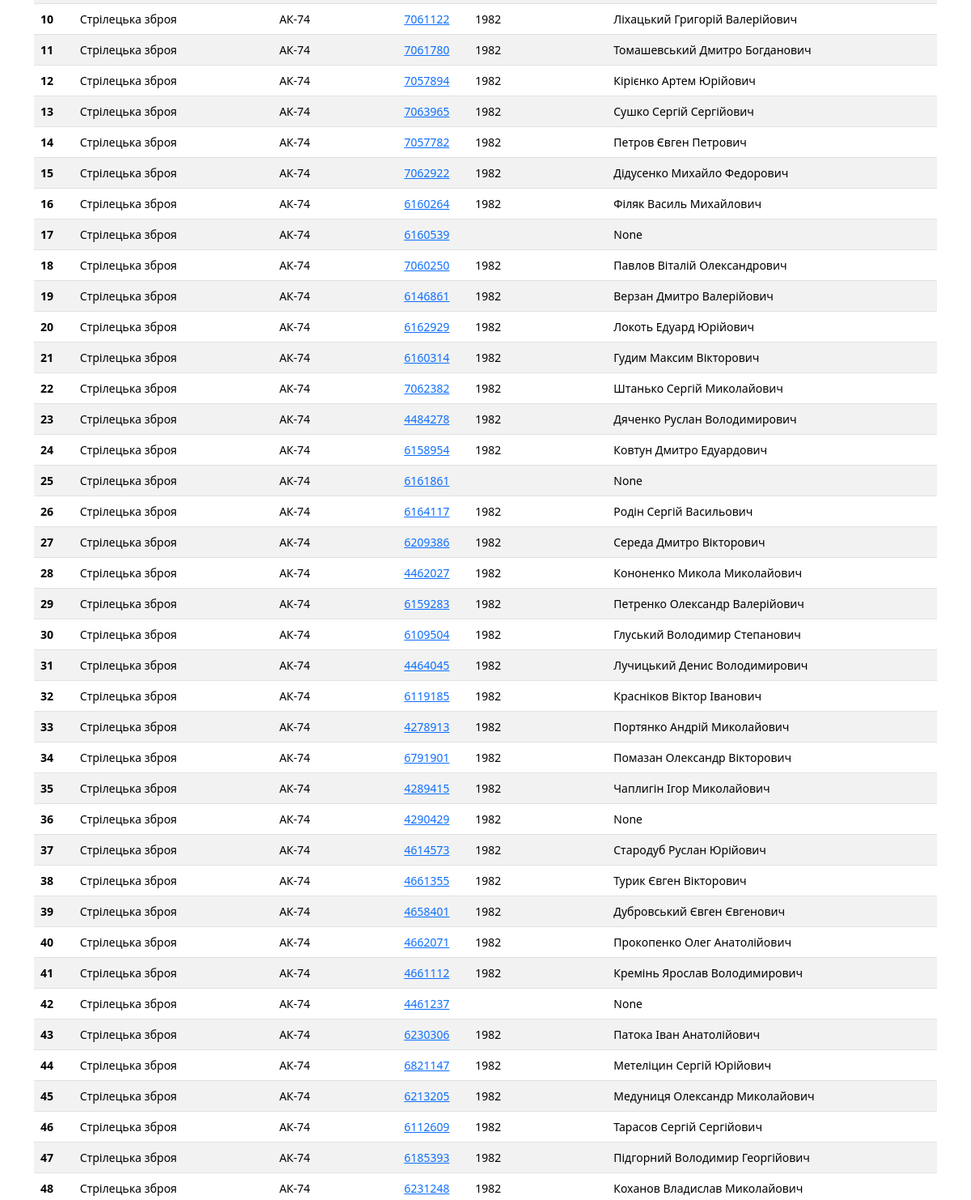
Before: /index/weapons/ (middle part) with the older database file.
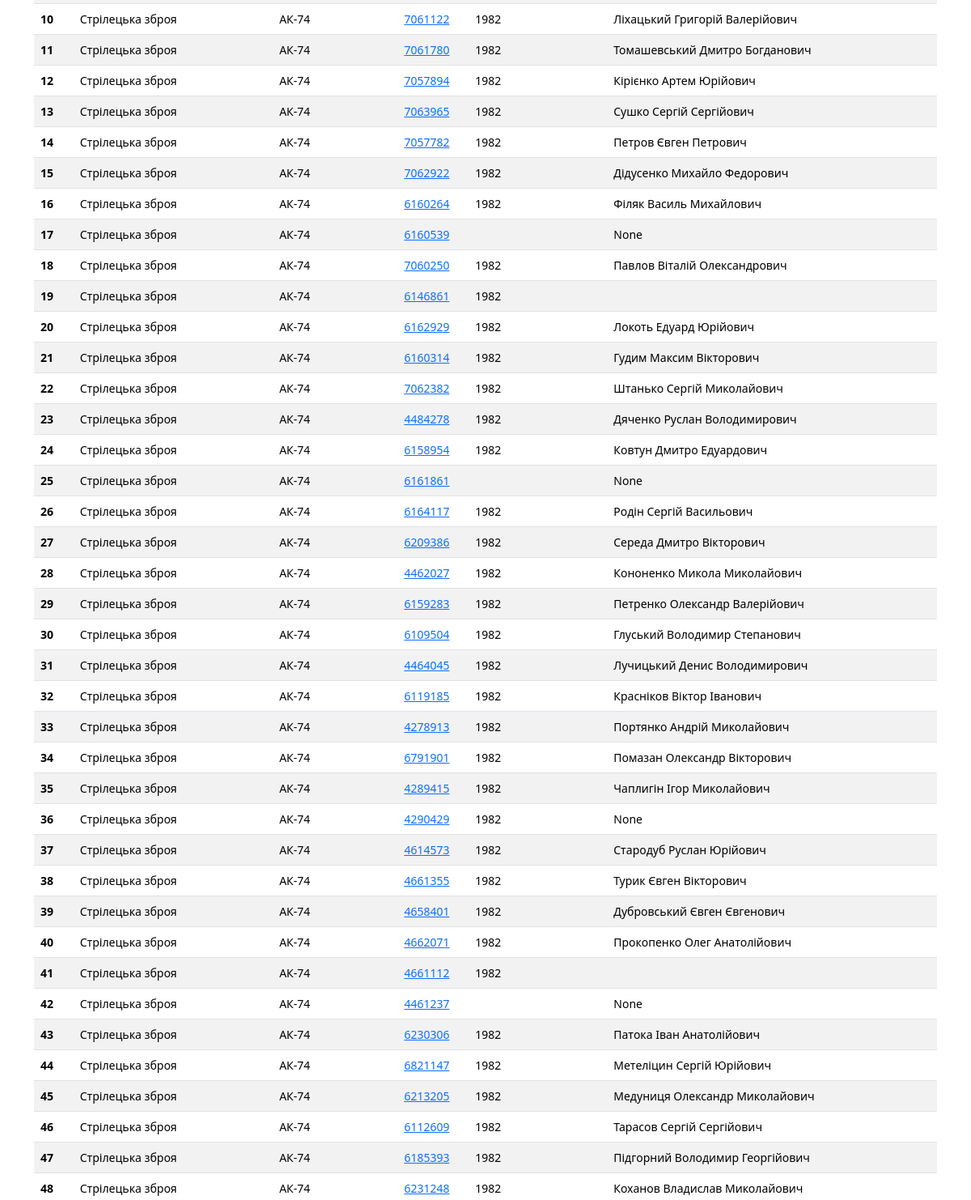
After: the same page with the newer database file.
### evening/models.py (models this page shows, shortened)
class Weapons(models.Model):
    weapon_name = models.CharField(
        max_length=50, verbose_name='Наіменування зброї')
    weapon_number = models.CharField(
        max_length=50, unique=True, verbose_name='Номер зброї')
    weapon_type = models.ForeignKey(
        'WeaponsTypes', on_delete=models.PROTECT, verbose_name='Тип зброї', default=1)
    weapon_registration = models.BooleanField(default=True)
    year_manufacture = models.DateField(
        blank=True, null=True, default='2000-01-01', verbose_name='Рік виготовлення')
    soldier_ref = models.ForeignKey(
        'Soldiers', on_delete=models.SET_NULL, blank=True, null=True, verbose_name='Закріплено')
    def get_absolute_url(self):
        return reverse("weapons_detaile", args=[str(self.pk)])
    class Meta:
        verbose_name = 'Зброя підрозділу'
        verbose_name_plural = 'Зброя підрозділу'
        ordering = ['weapon_type', 'weapon_name']

class Soldiers(models.Model):
    slug = models.SlugField(max_length=50, unique=True,
                            verbose_name='Код посади')
    surname = models.CharField(
        max_length=50, blank=True, null=True, verbose_name='Фамілія')
    name = models.CharField(max_length=50, blank=True,
                            null=True, verbose_name='Імʼя')
    fathers_name = models.CharField(
        max_length=50, blank=True, null=True, verbose_name='По батькові')
    callsign = models.CharField(
        max_length=50, blank=True, null=True, verbose_name='Позивний')
    position_name = models.CharField(
        max_length=50, verbose_name='Посада')
    mil_prof = models.CharField(max_length=50, verbose_name='ВОС')
    position_rank = models.CharField(
        max_length=50, verbose_name='Звання посади')
    rank = models.ForeignKey(
        'Ranks', on_delete=models.PROTECT, blank=True, null=True, verbose_name='Звання')
    phone = models.CharField(max_length=13, blank=True,
                             null=True, verbose_name='Телефон')
    birth_date = models.DateField(
        blank=True, null=True, default='2000-01-01', verbose_name='Дата народження')
    tax_number = models.CharField(
        max_length=15, unique=True, blank=True, null=True, verbose_name='ІПН')
    blood_type = models.CharField(
        max_length=15, blank=True, null=True, verbose_name='Группа крові')
    addres = models.CharField(
        max_length=255, blank=True, null=True, verbose_name='Адреса')
    complect_center = models.CharField(
        max_length=255, blank=True, null=True, verbose_name='Центр комплектаціі')
    mob_date = models.DateField(
        blank=True, null=True, default='2000-01-01', verbose_name='Дата мобілізаціі')
    children = models.CharField(
        max_length=50, blank=True, null=True, verbose_name='Діти')
    hight_s = models.CharField(
        max_length=50, blank=True, null=True, verbose_name='Зріст')
    size = models.CharField(max_length=50, blank=True,
                            null=True, verbose_name='Розмір')
    boots_s = models.CharField(
        max_length=50, blank=True, null=True, verbose_name='Взуття')
    head_s = models.CharField(max_length=50, blank=True, null=True,
                              verbose_name='Головний убор')
    photo = models.ImageField(blank=True, null=True, verbose_name='Фото')
    passport = models.CharField(
        max_length=50, blank=True, null=True, verbose_name='Паспорт')
    def __str__(self):
        return f'{self.surname}  {self.name}  {self.fathers_name}'
    class Meta:
        verbose_name = 'Військовослужбовець'
        verbose_name_plural = 'Військовослужбовці'
        ordering = ['slug']

class WeaponsTypes(models.Model):
    w_type = models.CharField(max_length=50)

### evening/views.py (the view)
# urls.py: path('weapons/', WeaponsList.as_view(), name='weapons'),
class WeaponsList(ListView):
    model = Weapons
    template_name = 'evening/weapons_list.html'

### evening/templates/evening/weapons_list.html (shortened to what this page needs)
{% extends "evening/base_generic.html" %}
{% block content %}
<head>
</head>
<div class="container">
    <table class="table table-striped">
       <tbody>
        {% for w in weapons_list %}
          <tr>
            <th scope="row">{{forloop.counter}}</th>
            <td>{{w.weapon_type.w_type}}</td>
            <td>{{w.weapon_name}}</td>
            <td><a href="{{ w.get_absolute_url }}">{{w.weapon_number}}</td>
            <td>{{w.year_manufacture|date:"Y"}}</td>
            <td>{{w.soldier_ref}}</td>
            <td>{{w.register}}</td>
          </tr>
        {% endfor %}
       </tbody>
    </table>
  </div>
{% endblock %}

Changed rows visible on the page:
changed through a linked row, Weapons (number 11 of 40 on the later page): soldier_ref "Верзан Дмитро Валерійович" → (not shown)
changed through a linked row, Weapons (number 33 of 40 on the later page): soldier_ref "Кремінь Ярослав Володимирович" → (not shown)
